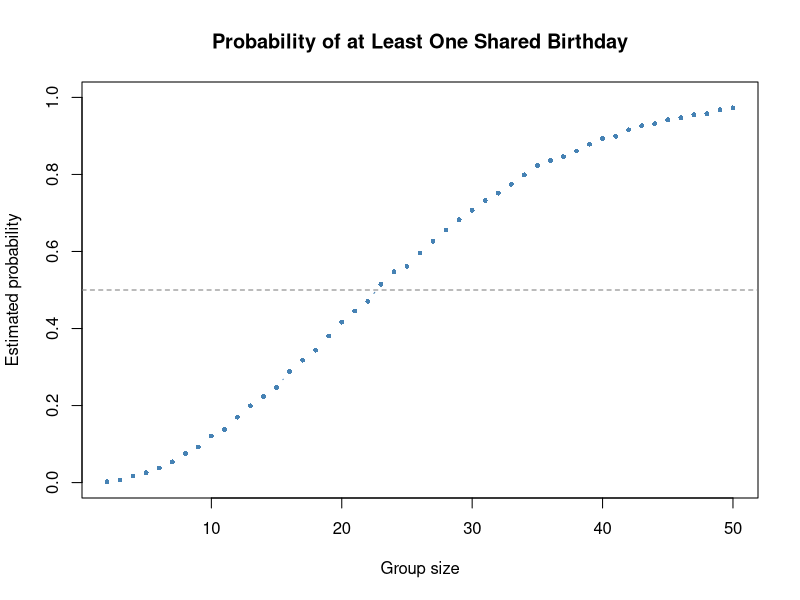

Write R code to recreate this figure.
## ---- chunk 1
set.seed(8105)

has_shared_birthday <- function(group_size) {
  birthdays <- sample(1:365, size = group_size, replace = TRUE)
  any(duplicated(birthdays))
}

group_sizes <- 2:50
n_simulations <- 10000

birthday_results <- data.frame(
  group_size = group_sizes,
  probability = vapply(
    group_sizes,
    function(group_size) {
      mean(replicate(n_simulations, has_shared_birthday(group_size)))
    },
    numeric(1)
  )
)

plot(
  birthday_results$group_size,
  birthday_results$probability,
  type = "b",
  pch = 16,
  cex = 0.65,
  col = "steelblue",
  ylim = c(0, 1),
  xlab = "Group size",
  ylab = "Estimated probability",
  main = "Probability of at Least One Shared Birthday"
)
abline(h = 0.5, lty = 2, col = "gray50")
